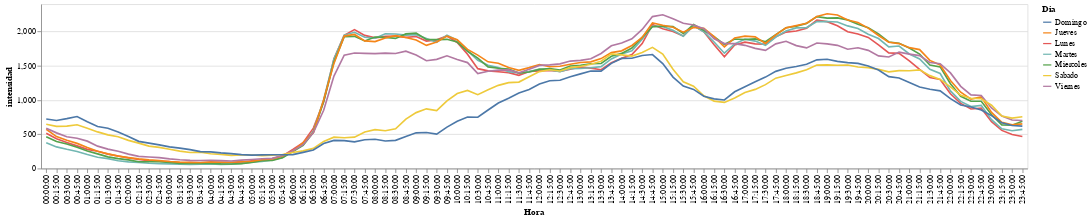

This figure's notebook cell:
### Code cell
alt.Chart(resumen, width=1200, height=200)\
.mark_line()\
.encode(x= 'Hora:O', y = 'intensidad:Q', color ='Dia:N')
#Podemos observar claramente como en los dias de semana la intensidad es muy baja entre 00:00-06:00 que seria lo esperado
# Ya a partir de las 06:45 podemos ver un gran incremento en la intensidad menos para los dias sabado y domingo.
#Finalmente a horas de la noche (19:30) la intensidad empieza a disminuir significativamente.

### Figure 1 — Vega-Lite specification as saved in the notebook (floating-point values rounded to 4 significant figures; data arrays with more than 128 entries replaced by an {"elided": "..."} marker saying what was removed)
{"config": {"view": {"continuousWidth": 300, "continuousHeight": 300}}, "data": {"name": "data-2197c3246fe00e221fff9ee7fe9d6fd6"}, "mark": {"type": "line"}, "encoding": {"color": {"field": "Dia", "type": "nominal"}, "x": {"field": "Hora", "type": "ordinal"}, "y": {"field": "intensidad", "type": "quantitative"}}, "height": 200, "width": 1200, "$schema": "https://vega.github.io/schema/vega-lite/v5.16.3.json", "datasets": {"data-2197c3246fe00e221fff9ee7fe9d6fd6": {"elided": "672 records"}}}
